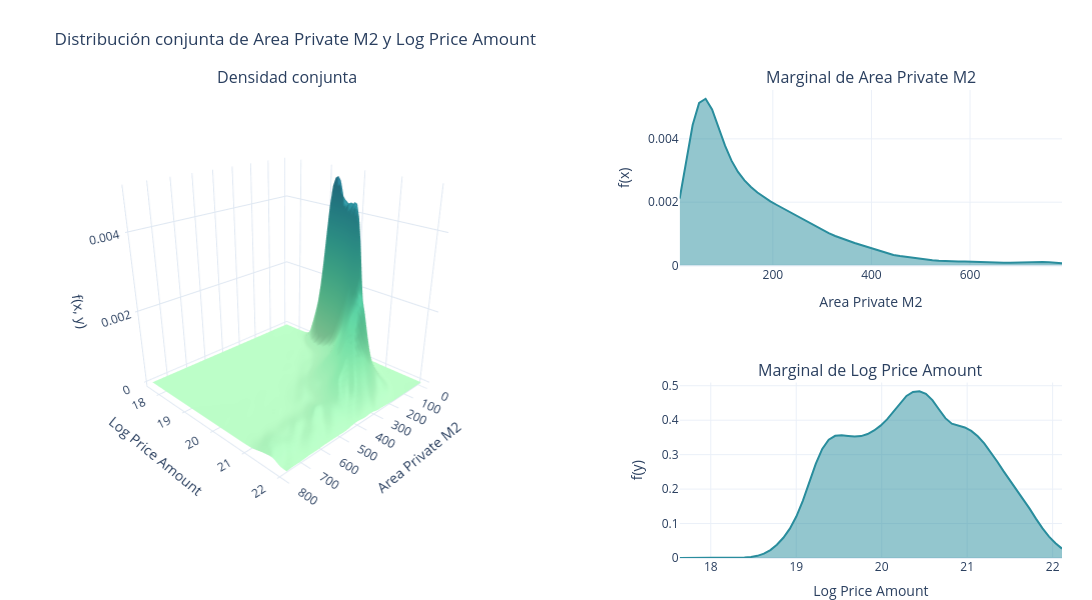
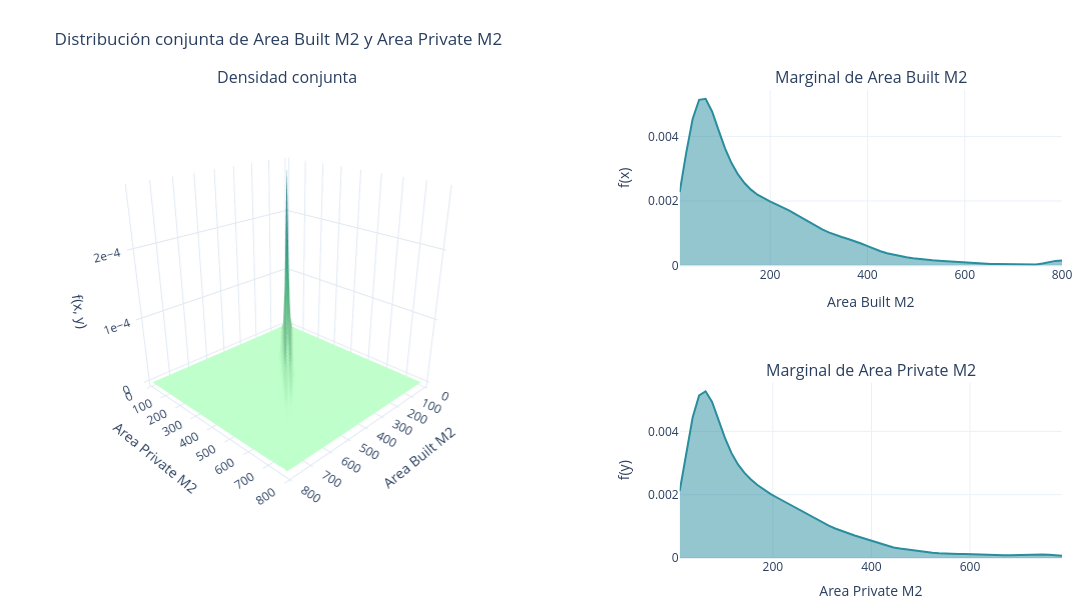
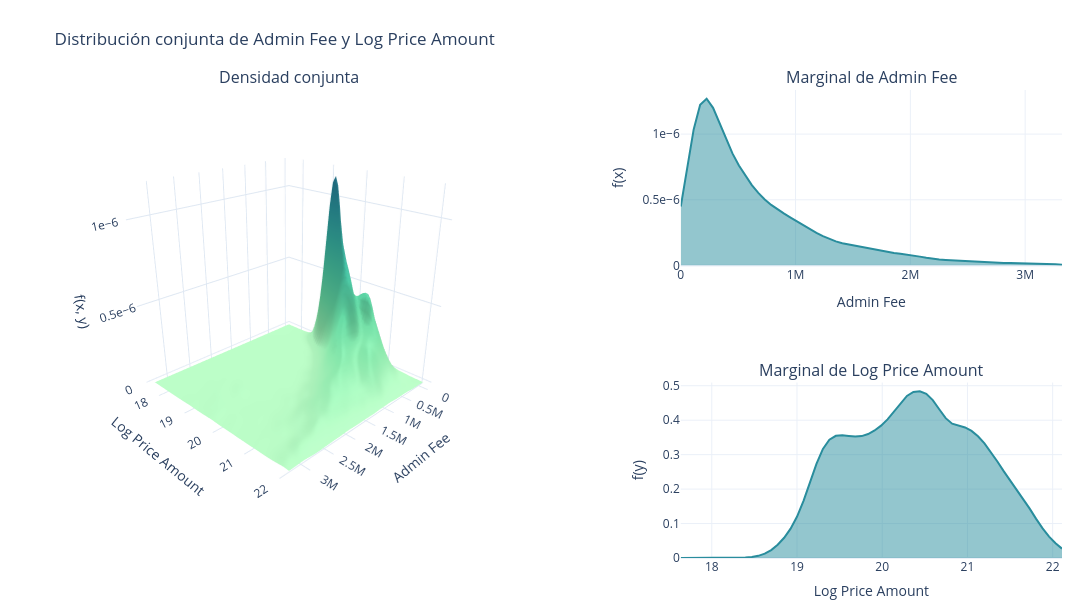

Write notebook code for charts like these, in order.
### Code cell
for partner in partners:
    print(f"Plotting {partner[0]} vs {partner[1]}")
    continuous_plot_joint(df, partner[0], partner[1])
